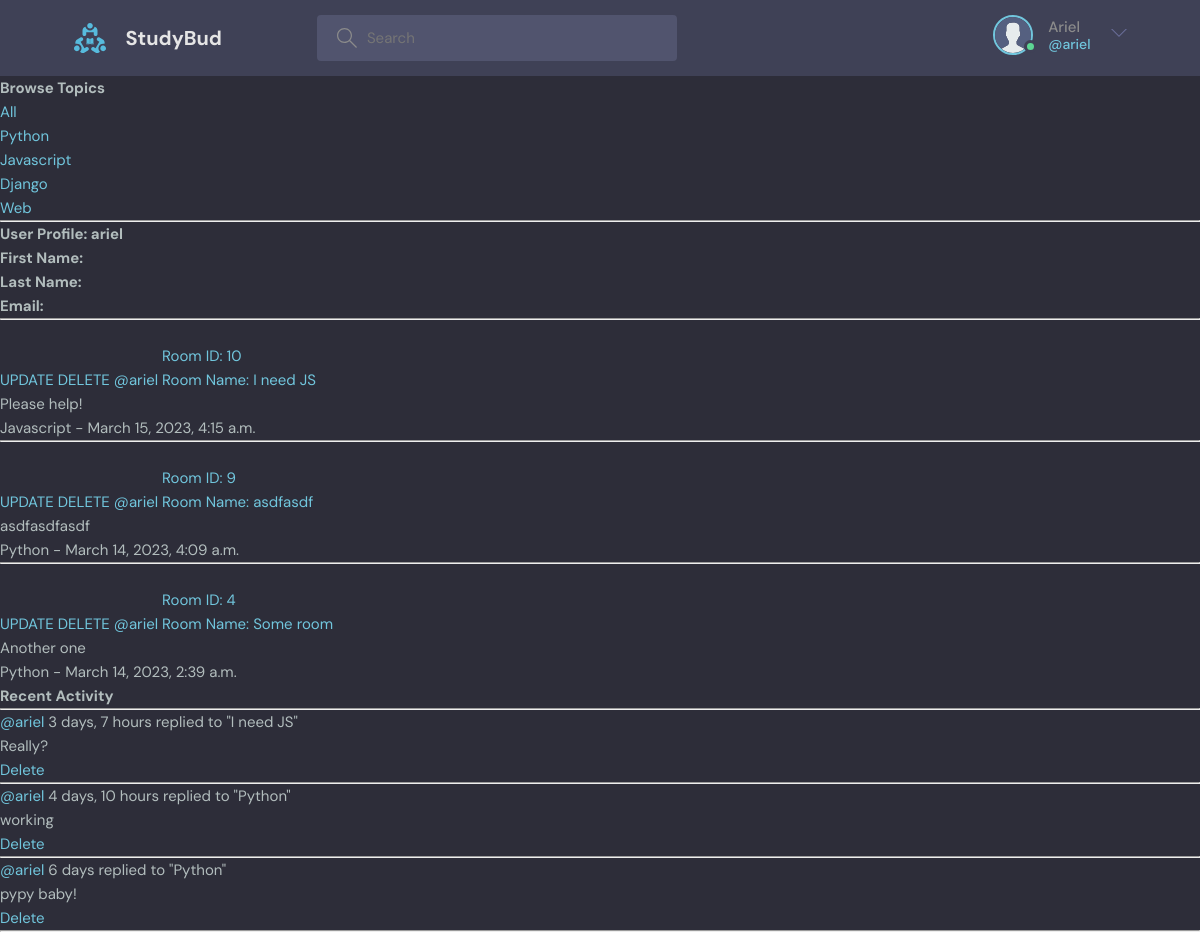
/profile/1 (signed in), run on an earlier commit of the app's database.
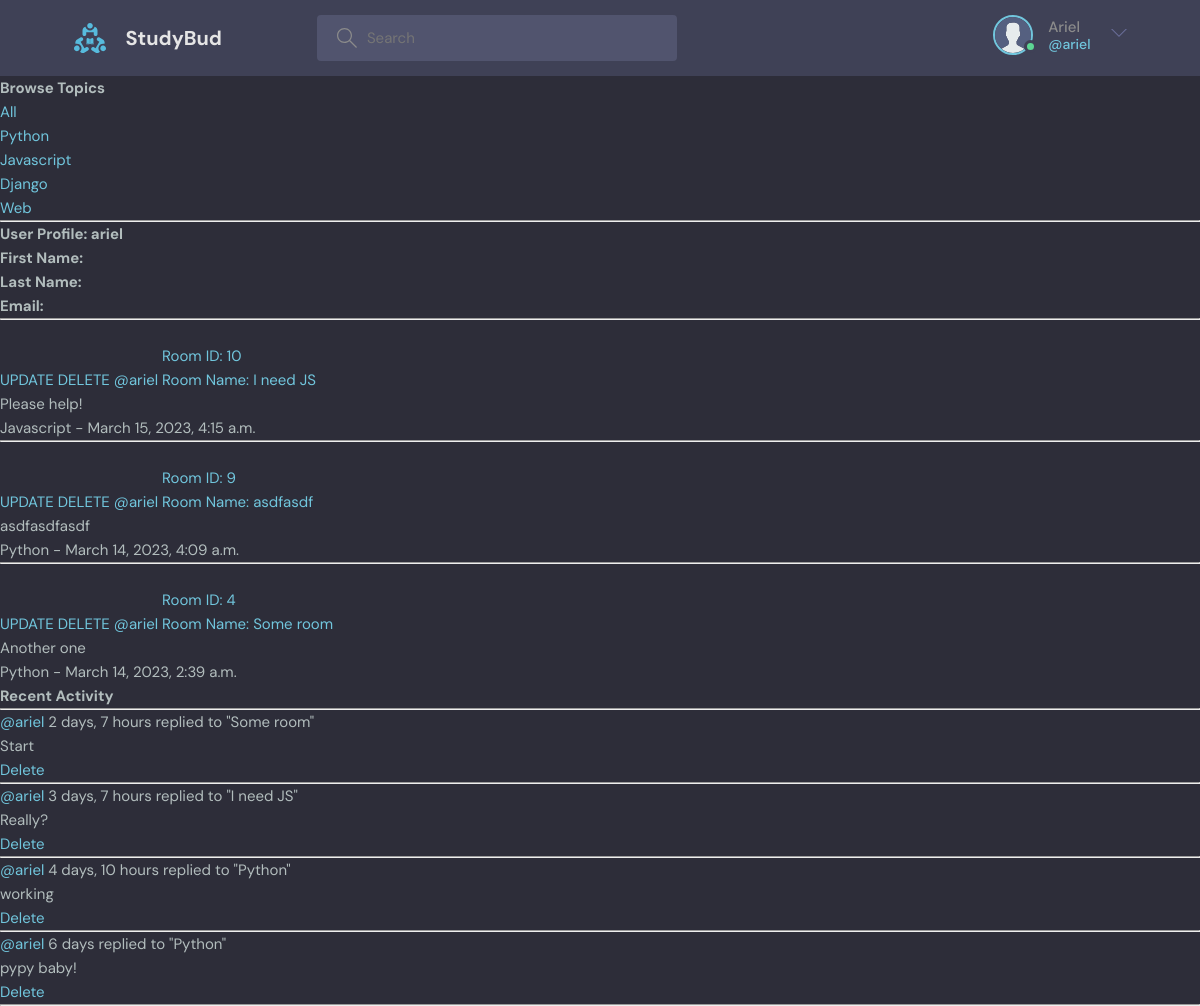
And on a later commit of the database.
### general/models.py (models this page shows, shortened)
class Topic(models.Model):
    name = models.CharField(max_length=200)
    description = models.TextField(null=True, blank=True)
    created = models.DateTimeField(auto_now_add=True)
    updated = models.DateTimeField(auto_now=True)

class Room(models.Model):
    host = models.ForeignKey(
        get_user_model(), on_delete=models.CASCADE, null=True, blank=True
    )
    topic = models.ForeignKey(
        Topic, on_delete=models.SET_NULL, null=True, blank=True
    )
    name = models.CharField(max_length=200)
    description = models.TextField(null=True, blank=True)
    participants = models.ManyToManyField(
        get_user_model(), related_name="participants", blank=True
    )
    created = models.DateTimeField(auto_now_add=True)
    updated = models.DateTimeField(auto_now=True)
    class Meta:
        ordering = ["-updated", "-created"]
    def __str__(self):
        return self.name

class Message(models.Model):
    author = models.ForeignKey(get_user_model(), on_delete=models.CASCADE)
    room = models.ForeignKey(Room, on_delete=models.CASCADE)
    body = models.TextField()
    created = models.DateTimeField(auto_now_add=True)
    updated = models.DateTimeField(auto_now=True)
    class Meta:
        ordering = ["-updated", "-created"]

### general/views.py (the view)
# urls.py: path("profile/<str:pk>", UserProfilePage.as_view(), name="profile"),
class UserProfilePage(CustomLoginRequiredMixin, DetailView):
    model = get_user_model()
    template_name = "general/profile.html"
    context_object_name = "user"
    def get(self, request, pk):
        user = get_object_or_404(self.model, id=pk)
        rooms = user.room_set.all()
        room_messages = user.message_set.all()
        topics = Topic.objects.all()
        context = {
            "user": user,
            "rooms": rooms,
            "room_messages": room_messages,
            "topics": topics,
        }
        return render(request, self.template_name, context)

### general/templates/general/profile.html (shortened to what this page needs)
{% extends "main.html" %}
{% load static %}
{% block content %}
<div class="profile-container">
  <div>
    {% include "components/topics_component.html" %}
  </div>
  <div>
    <ul>
      <h3>User Profile: {{ user.username }}</h3>
      <li><strong>First Name:</strong> {{ user.first_name }}</li>
      <li><strong>Last Name:</strong> {{ user.last_name }}</li>
      <li><strong>Email:</strong> {{ user.email }}</li>
    </ul>
    {% include "components/feed_component.html" %}
  </div>
  <div>
    {% include "components/activity_component.html" %}
  </div>
</div>
{% endblock content %}

### templates/components/topics_component.html
<h3>Browse Topics</h3>
<div>
    <a href="{% url 'home' %}">All</a>
</div>
{% for topic in topics %}
<div>
    <a href="{% url 'home' %}?query={{ topic.name }}">{{ topic.name }}</a>
</div>
{% endfor %}
<hr>

### templates/components/feed_component.html
{% for room in rooms %}
<div>
    <hr>
    {% if request.user == room.host %}
    <a href="{% url 'update-room' room.id %}">UPDATE</a>
    <a href="{% url 'delete-room' room.id %}">DELETE</a>
    {% endif %}
    <a href="{% url 'profile' room.host.id %}">@{{ room.host }}</a>
    <a href="{% url 'room' room.id %}"><br>
        Room ID: {{ room.id }}<br>
        Room Name: {{ room.name }}</a>
    <p>{{ room.description }}</p>
    <small>{{ room.topic.name }} - {{ room.created }}</small>
</div>
{% endfor %}

### templates/components/activity_component.html
<h3>Recent Activity</h3>
<hr>
{% for message in room_messages %}
<div>
    <small><a href="{% url 'profile' message.author.id %}">@{{ message.author }}</a> {{ message.created|timesince }}</small>
    <small>replied to "{{ message.room }}"</small>
    <p>{{ message.body }}</p>
    {% if request.user == message.author %}
    <a href="{% url "delete-message" message.id %}">Delete</a>
    {% endif %}
    <hr>
</div>
{% endfor %}

What changed in the data, as far as the page shows it:
added Message: author "ariel", created "2 days, 7 hours", room "Some room", body "Start", shows "Delete"
